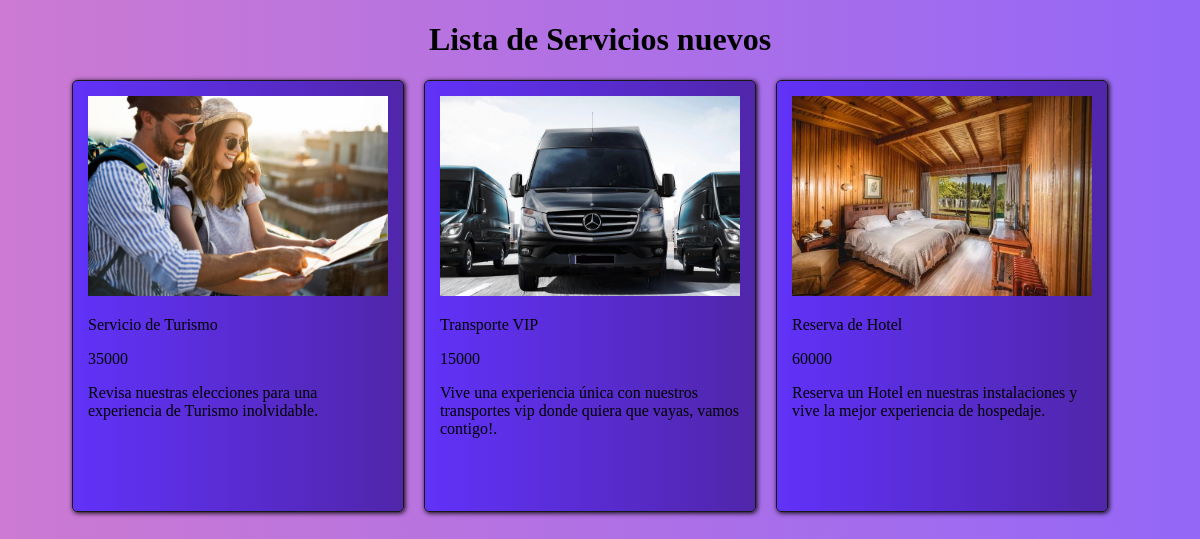
The app's page /turismo/servicios with its own data.
### turismo/models.py (models this page shows, shortened)
class Servicio(models.Model):
    id_servicio = models.AutoField(primary_key=True)
    nombre = models.CharField(max_length=50, blank=False, null=False)
    precio = models.IntegerField(blank=False, null=False)
    foto = models.ImageField(upload_to='media')
    descripcion_lugar = models.TextField(max_length=500)

### turismo/views.py (the view)
# urls.py: path('servicios', views.servicios, name='servicios'),
def servicios(request):
    servicios = Servicio.objects.all()
    return render(request, 'turismo/servicios.html', {'servicios': servicios})

### turismo/templates/turismo/servicios.html (shortened to what this page needs)
{% load static %}
<!DOCTYPE html>
<html lang="en">
<head>
    <link rel="stylesheet" href="{% static 'css/style.css' %}">
</head>
<body>
    <div class="title-container">
        <h1>Lista de Servicios nuevos</h1>
    </div>
    <div class="card-container">
        {% for servicio in servicios %}
            <div class="card">
                <img src="{{ servicio.foto.url }}" alt="Foto de {{ servicio.nombre }}">
                <p>{{ servicio.nombre }}</p>
                <p>{{ servicio.precio }}</p>
                <p>{{ servicio.descripcion_lugar }}</p>
            </div>
        {% endfor %}
    </div>
</body>
</html>

### turismo/static/css/style.css (style rules this page uses)
body { background: linear-gradient(to right, #cc7ad2, #9467f7); padding: 0; margin: 0; }
.card { background: linear-gradient(to right, #6132f9, #5026aa); width: 300px; height: 400px; border: 1px solid #191717; border-radius: 5px; padding: 15px; margin-bottom: 20px; margin-right: 20px; box-shadow: 1px 1px 5px rgba(0, 0, 0, 1); }
.card img { width: 100%; height: 200px; object-fit: cover; }
.card-container { display: flex; justify-content: center; flex-wrap: wrap; }
.title-container { display: flex; justify-content: center; align-items: center; text-align: center; width: 100%; }

### records on screen
Servicio: foto (picture), nombre "Servicio de Turismo", precio "35000", descripcion_lugar "Revisa nuestras elecciones para una experiencia de Turismo inolvidable."
Servicio: foto (picture), nombre "Transporte VIP", precio "15000", descripcion_lugar "Vive una experiencia única con nuestros transportes vip donde quiera que vayas, vamos contigo!."
Servicio: foto (picture), nombre "Reserva de Hotel", precio "60000", descripcion_lugar "Reserva un Hotel en nuestras instalaciones y vive la mejor experiencia de hospedaje."
